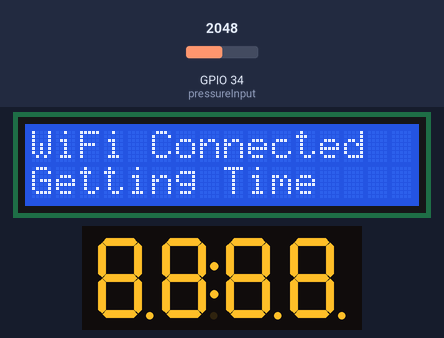
The sketch below on a simulated ESP32. Parts: 16×2 character LCD, 4-digit seven-segment display. The test bench sets the inputs (shaded band); at power-on: GPIO 34 (pressureInput) = 2048. WiFi joins after 1.5 s; servers stay silent unless stated; uploads are accepted with an empty reply; the local clock reads 2024-03-15 10:24:30 at power-on unless the sketch sets it; what the sketch prints to the serial monitor is not drawn.

Above: at 1.7 s.
At 3.9 s:
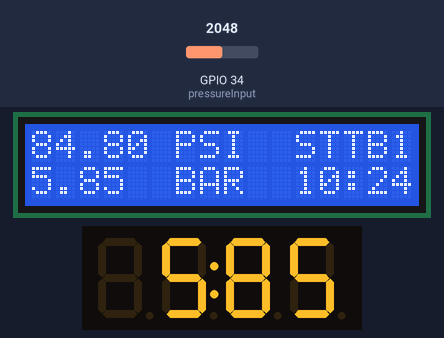
4.0 s: GPIO 34 (pressureInput) set to 110
At 5.9 s:
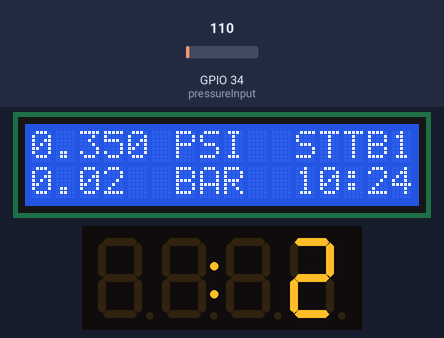
6.7 s: GPIO 34 (pressureInput) set to 93
At 8.1 s:
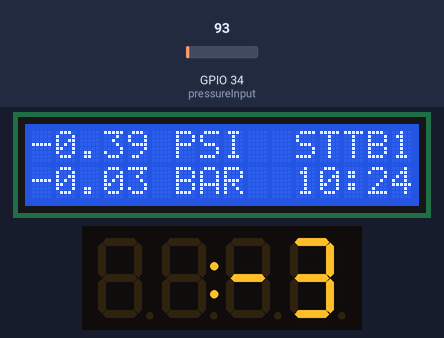
9.4 s: GPIO 34 (pressureInput) set to 0
At 12.4 s:
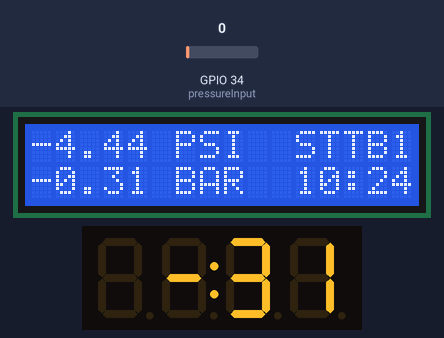
Timing chart, 0 to 13.9 s (numbered marks = the images above; inputs shaded):
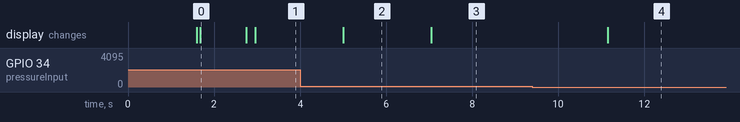

The sketch:

barometer_teknik_biskuit.ino
```cpp
/*
  V. 1.0.0
  Update Terakhir : 15-07-2024

  Komponen:
  1. ESP32
  2. Sensor Pressure Transmitter 5V DC G 1/4"
  3. LCD I2C 16x2
  4. 7 Segment TM1637 (Optional)

  Program ini  berfungsi untuk mengukur tekanan angin secara real-time.
*/

// ===== LIBRARY ======
#include <WiFi.h>
#include <WiFiMulti.h>
#include <HTTPClient.h>
#include <LiquidCrystal_I2C.h>
#include <TM1637Display.h>
#include <Wire.h>
#include <Arduino.h>
#include <TM1637Display.h>
#include <math.h>
#include <ArduinoJson.h>

String ESPName = "Tekanan Angin | Boiler-Biskuit";
String deviceID = "IoT-252-TK0532";

// ===== PRESSURE SENSOR =====
const int pressureInput = 34;    // Pin pada mikrokontroller yang digunakan
/* Nilai pressureZero bisa gigunakan sebagai nilai kablibrasi
 * Semakin besar nilai pressureZero, maka semakin kecil nilai PSI
*/
const int pressureZero = 102.4;  // Nilai analogRead() pada kondisi 0 psi
const int pressureMax = 4095;    // Nilai analogRead() pada kondisi maksimum psi
const int pressuremaxPSI = 174;  // Nilai maksimal sensor yang digunakan
float pressureValue = 0;
float barValue = 0;
const float psiToBar = 14.5037738;  // Nilai konversi pembagi psi ke bar
int readPressureCounter = 0;
int calPSI = 0;

/* Mendeklarasikan LCD dengan alamat I2C 0x27
Total kolom 16
Total baris 2 */
LiquidCrystal_I2C lcd(0x27, 16, 2);

// ===== NETWORK CONFIG =====
/* Deklarasikan semua WiFi yang bisa diakses oleh ESP32
ESP32 akan memilih WiFi dengan sinyal paling kuat secara otomatis
Gunakan tidak lebih dari 3 WiFi (WiFi Utama, WiFi Cadangan, WiFi Test)
*/
WiFiMulti wifiMulti;
const char* ssid_a = "STTB1";
const char* password_a = "Si4nt4r321";
// const char* ssid_b = "MT3";
// const char* password_b = "siantar321";
const char* ssid_c = "STTB11";
const char* password_c = "Si4nt4r321";
// const char* ssid_d = "MT1";
// const char* password_d = "siantar321";

// Set IP to Static
IPAddress staticIP(192, 168, 7, 252);
IPAddress gateway(192, 168, 15, 250);
IPAddress subnet(255, 255, 0, 0);
IPAddress primaryDNS(8, 8, 8, 8);    //optional
IPAddress secondaryDNS(8, 8, 4, 4);  //optional
String ip_Address;

// ===== NTP =====
const char* ntpServer = "192.168.7.223";
const long gmtOffsetSec = 7 * 3600;
const int daylightOffsetSec = 0;
String dateTime, dateFormat, timeFormat, lcdFormat;
int year, month, day, hour, minute, second;
bool ntpStatus;

// ===== Data Send/Get =====
bool sendStatus, getStatus;
int sendCounter = 0;
String postData, api = "http://192.168.7.223/barometer_api/save_tekanan.php";

// ===== TM1637 =====
// Module connection pins (Digital Pins)
#define CLK 5
#define DIO 18
TM1637Display tm1637(CLK, DIO);

void readPressure(int calibration) {
  pressureValue = analogRead(pressureInput);
  pressureValue = ((pressureValue - pressureZero) * pressuremaxPSI) / (pressureMax - pressureZero);

  // Calibrate here use value from database
  pressureValue = pressureValue + calibration;
  Serial.println(pressureValue);

  barValue = pressureValue / psiToBar;
  Serial.print(pressureValue, 1);
  Serial.println(" PSI");
  Serial.print(barValue, 1);
  Serial.println(" BAR");
  readPressureCounter++;
}

int getCalibrationData() {
  /* Untung mendapatkan data terakhir dari DB,
  saat ini tidak digunakan karena sudah menggunakan SD Card
  Kode dibawah mohon untuk tidak dihapus.
  */
  HTTPClient http;
  String getData = "http://192.168.7.223/barometer_api/get_tekanan.php?device_id=" + deviceID;
  http.begin(getData);
  int httpCode = http.GET();

  int psiValueDB = 0;

  if (httpCode > 0) {
    String payload = http.getString();
    StaticJsonDocument<200> doc;
    DeserializationError error = deserializeJson(doc, payload);

    if (!error) {
      if (doc.containsKey("psi_calibration_value")) {
        psiValueDB = doc["psi_calibration_value"].as<int>();
      } else {
        Serial.println("Key 'psi_calibration_value' not found in JSON");
      }
    } else {
      Serial.print("Error parsing JSON: ");
      Serial.println(error.c_str());
    }
  } else {
    Serial.print("Error get log: ");
    Serial.println(httpCode);
  }

  http.end();
  return psiValueDB;
}

void testTM1637() {
  uint8_t data[] = { 0xff, 0xff, 0xff, 0xff };
  uint8_t blank[] = { 0x00, 0x00, 0x00, 0x00 };
  tm1637.setBrightness(7);

  tm1637.setSegments(data);
  delay(1000);
  tm1637.clear();
}

void getLocalTime() {
  /* Fungsi bertujuan menerima update waktu
  lokal dari ntpServer */
  struct tm timeinfo;
  if (!getLocalTime(&timeinfo)) {
    ntpStatus = false;
  } else {
    ntpStatus = true;
    char timeStringBuff[50];
    strftime(timeStringBuff, sizeof(timeStringBuff), "%Y-%m-%d %H:%M:%S", &timeinfo);
    dateTime = String(timeStringBuff);

    // Save time data to variabel
    year = timeinfo.tm_year + 1900;
    month = timeinfo.tm_mon + 1;
    day = timeinfo.tm_mday;
    hour = timeinfo.tm_hour;
    minute = timeinfo.tm_min;
    second = timeinfo.tm_sec;
    // YYYY-MM-DD
    dateFormat = String(year) + '-' + String(month) + '-' + String(day);
    // hh:mm:ss
    timeFormat = String(hour) + ':' + String(minute) + ':' + String(second);
    // hh:mm
    lcdFormat = String(hour) + ':' + String(minute);
  }
}

void sendLogData() {
  /* Mengirim data ke local server
  Ganti isi variabel api sesuai dengan form php
  */
  HTTPClient http;
  http.begin(api);
  http.addHeader("Content-Type", "application/x-www-form-urlencoded");
  int httpResponseCode = http.POST(postData);

  if (httpResponseCode > 0) {
    String response = http.getString();
    Serial.println(response);
  } else {
    Serial.print("ERROR ON SENDING POST");
  }
  http.end();
}

void setup() {
  Serial.begin(115200);
  sendStatus = false;
  getStatus = false;
  ntpStatus = false;

  // LCD
  lcd.init();
  lcd.clear();
  lcd.backlight();

  Serial.println("Try Connect to WiFi");
  lcd.setCursor(0, 0);
  lcd.print("Connecting..");
  wifiMulti.addAP(ssid_a, password_a);
  // wifiMulti.addAP(ssid_b, password_b);
  wifiMulti.addAP(ssid_c, password_c);
  // wifiMulti.addAP(ssid_d, password_d);

  if (!WiFi.config(staticIP, gateway, subnet, primaryDNS, secondaryDNS)) {
    Serial.println("STA Failed to configure");
  } else {
    Serial.println("STA Success");
  }

  wifiMulti.run();

  // NTP
  configTime(gmtOffsetSec, daylightOffsetSec, ntpServer);

  if (wifiMulti.run() != WL_CONNECTED) {
    lcd.clear();
    lcd.setCursor(0, 0);
    lcd.print("WiFi Fail");
    lcd.setCursor(0, 1);
    lcd.print("Date/Time Error");
    delay(3000);
  } else {
    lcd.setCursor(0, 0);
    lcd.print("WiFi Connected");

    int tryNTP = 0;
    while (ntpStatus == false && tryNTP <= 2) {
      getLocalTime();
      tryNTP++;
      delay(50);
      lcd.setCursor(0, 1);
      lcd.print("Getting Time");
    }
  }

  testTM1637();
  lcd.clear();
}

void loop() {
  readPressure(calPSI);

  float bar = barValue * 100;
  int roundBar = round(bar);

  // https://www.makerguides.com/tm1637-arduino-tutorial/
  tm1637.showNumberDecEx(roundBar, 0b01000000, false, 4, 0);
  // byte rawData;
  // tm1637.showNumberDec(roundBar);
  // display degree symbol on position 3 plus set lower colon
  // rawData = B11100011;
  // tm1637.printRaw(rawData, 3);
  // tm1637.showNumberDec(roundNearest, false);

  lcd.setCursor(0, 0);
  lcd.print(pressureValue, 2);
  lcd.setCursor(6, 0);
  lcd.print("PSI");

  lcd.setCursor(0, 1);
  lcd.print(barValue, 2);
  lcd.setCursor(6, 1);
  lcd.print("BAR");

  if (wifiMulti.run() == WL_CONNECTED) {
    lcd.setCursor(11, 0);
    lcd.print(WiFi.SSID());
    Serial.println(WiFi.SSID());
    getLocalTime();

    if (getStatus == false) {
      calPSI = getCalibrationData();
      getStatus = true;
    }

  } else if (wifiMulti.run() != WL_CONNECTED) {
    lcd.setCursor(12, 0);
    lcd.print("Error");
    wifiMulti.run();
  }

  if (ntpStatus == false) {
    lcd.setCursor(11, 1);
    lcd.print("Error");
  } else {
    lcd.setCursor(11, 1);
    lcd.print(lcdFormat);
  }

  ip_Address = WiFi.localIP().toString();

  postData = "device_id=" + deviceID + "&device_name=" + ESPName + "&psi_value=" + String(pressureValue) + "&bar_value=" + String(barValue) + "&date=" + dateTime + "&ip_address=" + ip_Address;

  if (readPressureCounter % 30 == 0) {
    sendLogData();
    sendCounter++;
    getStatus = false;

    if (sendCounter % 1800 == 0) {
      ESP.restart();
    }
  }

  delay(2000);
}
```

Measured:
- the behaviour switches between 101 and 100 on GPIO 34 (pressureInput) (found by bisection; images 2 and 3)
- after the input at 4.0 s, the display: changes after 1.0 s (image 2)
- after the input at 6.7 s, the display: changes after 0.35 s (image 3)
- after the input at 9.4 s, the display: changes after 1.8 s (image 4)
- what the display in image 0 shows lasts 1.0 s, from 1.7 s to 2.7 s
